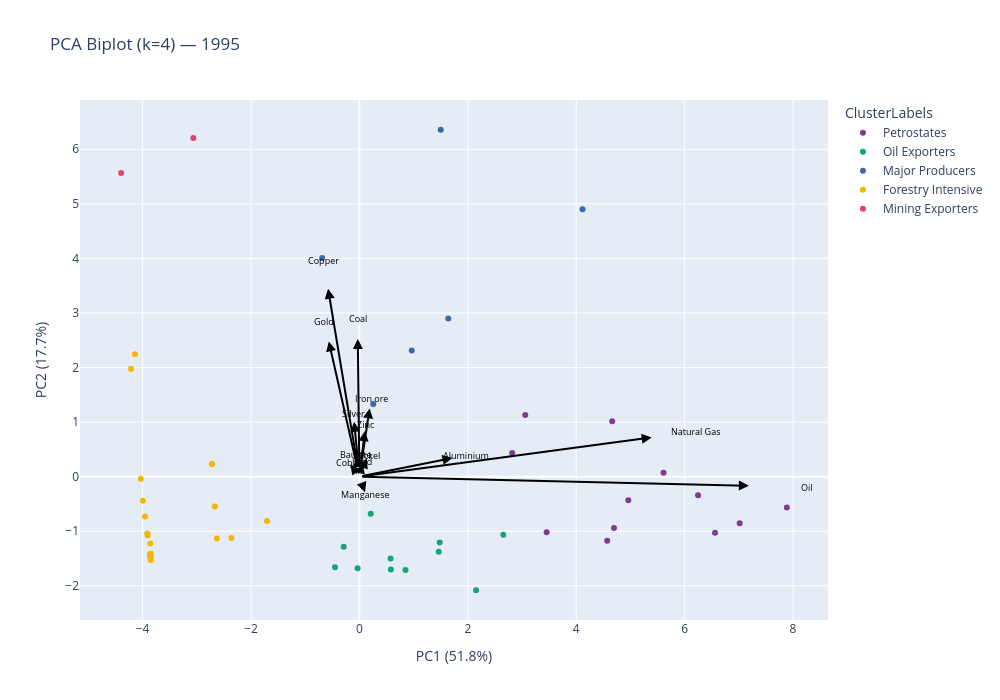

Write notebook code for a chart like this one.
### Markdown cell above
## 6. Biplot: PCA Space with Cluster Assignments

The biplot overlays cluster assignments onto the PCA space, with arrows showing the direction and strength of each resource's contribution to the principal components. This is Figure 2 in the report.

### Code cell
def create_biplot(pca_df, pca_model, feature_cols, title_suffix=""):
    """Create PCA biplot with cluster colours and loading arrows."""

    loadings_plot = pca_model.components_.T * np.sqrt(pca_model.explained_variance_)
    loadings_df = pd.DataFrame(loadings_plot[:, :2], columns=["PC1", "PC2"], index=feature_cols)
    scale_factor = 2.5
    loadings_scaled = loadings_df * scale_factor

    # Top features by combined loading magnitude
    importance = loadings_df.abs().sum(axis=1)
    top_n = min(15, len(feature_cols))
    top_feats = importance.nlargest(top_n).index

    fig = px.scatter(
        pca_df, x="PC1", y="PC2",
        color="ClusterLabels",
        hover_data=["Country", "Country Code", "Year"],
        title=f"PCA Biplot (k=4){title_suffix}",
        color_discrete_sequence=px.colors.qualitative.Bold,
    )

    for feat in top_feats:
        fig.add_annotation(
            x=loadings_scaled.loc[feat, "PC1"],
            y=loadings_scaled.loc[feat, "PC2"],
            ax=0, ay=0, xref="x", yref="y", axref="x", ayref="y",
            showarrow=True, arrowhead=2, arrowsize=1, arrowwidth=2, arrowcolor="black",
        )
        fig.add_annotation(
            x=loadings_scaled.loc[feat, "PC1"] * 1.15,
            y=loadings_scaled.loc[feat, "PC2"] * 1.15,
            text=feat, showarrow=False,
            font=dict(size=9, color="black"),
        )

    var1 = pca_model.explained_variance_ratio_[0] * 100
    var2 = pca_model.explained_variance_ratio_[1] * 100
    fig.update_layout(
        width=1000, height=700,
        xaxis_title=f"PC1 ({var1:.1f}%)",
        yaxis_title=f"PC2 ({var2:.1f}%)",
    )
    return fig


fig_biplot = create_biplot(pca_1995, pca_model_1995, feat_1995, " — 1995")
fig_biplot.show()

### Figure 1 — Plotly figure (JSON) as saved in the notebook; plotly's stock layout.template omitted (floating-point values rounded to 4 significant figures)
{"data": [{"customdata": [["Algeria", "DZA", 1995], ["Bahrain", "BHR", 1995], ["Iran, Islamic Rep.", "IRN", 1995], ["Kuwait", "KWT", 1995], ["Libya", "LBY", 1995], ["Malaysia", "MYS", 1995], ["Oman", "OMN", 1995], ["Qatar", "QAT", 1995], ["Saudi Arabia", "SAU", 1995], ["Trinidad and Tobago", "TTO", 1995], ["United Arab Emirates", "ARE", 1995], ["Venezuela, RB", "VEN", 1995]], "hovertemplate": "ClusterLabels=Petrostates<br>PC1=%{x}<br>PC2=%{y}<br>Country=%{customdata[0]}<br>Country Code=%{customdata[1]}<br>Year=%{customdata[2]}<extra></extra>", "legendgroup": "Petrostates", "marker": {"color": "rgb(127, 60, 141)", "symbol": "circle"}, "mode": "markers", "name": "Petrostates", "orientation": "v", "showlegend": true, "type": "scatter", "x": [3.454, 6.248, 3.059, 6.56, 4.571, 2.818, 4.96, 7.016, 5.61, 4.697, 7.885, 4.664], "xaxis": "x", "y": [-1.018, -0.3393, 1.131, -1.028, -1.176, 0.4346, -0.4329, -0.8513, 0.07074, -0.941, -0.5635, 1.015], "yaxis": "y"}, {"customdata": [["Angola", "AGO", 1995], ["Azerbaijan", "AZE", 1995], ["Cameroon", "CMR", 1995], ["Congo, Rep.", "COG", 1995], ["Ecuador", "ECU", 1995], ["Egypt, Arab Rep.", "EGY", 1995], ["Equatorial Guinea", "GNQ", 1995], ["Gabon", "GAB", 1995], ["Iraq", "IRQ", 1995], ["Nigeria", "NGA", 1995], ["Yemen, Rep.", "YEM", 1995]], "hovertemplate": "ClusterLabels=Oil Exporters<br>PC1=%{x}<br>PC2=%{y}<br>Country=%{customdata[0]}<br>Country Code=%{customdata[1]}<br>Year=%{customdata[2]}<extra></extra>", "legendgroup": "Oil Exporters", "marker": {"color": "rgb(17, 165, 121)", "symbol": "circle"}, "mode": "markers", "name": "Oil Exporters", "orientation": "v", "showlegend": true, "type": "scatter", "x": [0.5801, 2.655, -0.2903, 0.8509, 0.2087, 1.481, -0.4502, 2.152, 1.464, 0.5741, -0.0333], "xaxis": "x", "y": [-1.701, -1.062, -1.286, -1.711, -0.6796, -1.207, -1.66, -2.081, -1.374, -1.497, -1.676], "yaxis": "y"}, {"customdata": [["Bolivia", "BOL", 1995], ["Indonesia", "IDN", 1995], ["Kazakhstan", "KAZ", 1995], ["Papua New Guinea", "PNG", 1995], ["Russian Federation", "RUS", 1995], ["Uzbekistan", "UZB", 1995]], "hovertemplate": "ClusterLabels=Major Producers<br>PC1=%{x}<br>PC2=%{y}<br>Country=%{customdata[0]}<br>Country Code=%{customdata[1]}<br>Year=%{customdata[2]}<extra></extra>", "legendgroup": "Major Producers", "marker": {"color": "rgb(57, 105, 172)", "symbol": "circle"}, "mode": "markers", "name": "Major Producers", "orientation": "v", "showlegend": true, "type": "scatter", "x": [0.2556, 0.9652, 1.5, -0.6867, 4.117, 1.64], "xaxis": "x", "y": [1.334, 2.312, 6.358, 4.007, 4.903, 2.897], "yaxis": "y"}, {"customdata": [["Burkina Faso", "BFA", 1995], ["Congo, Dem. Rep.", "COD", 1995], ["Cote d'Ivoire", "CIV", 1995], ["Ethiopia", "ETH", 1995], ["Ghana", "GHA", 1995], ["Guinea", "GIN", 1995], ["Kenya", "KEN", 1995], ["Lao PDR", "LAO", 1995], ["Liberia", "LBR", 1995], ["Madagascar", "MDG", 1995], ["Malawi", "MWI", 1995], ["Mali", "MLI", 1995], ["Mozambique", "MOZ", 1995], ["Myanmar", "MMR", 1995], ["Niger", "NER", 1995], ["Tanzania", "TZA", 1995], ["Uganda", "UGA", 1995], ["Viet Nam", "VNM", 1995], ["Zambia", "ZMB", 1995], ["Zimbabwe", "ZWE", 1995]], "hovertemplate": "ClusterLabels=Forestry Intensive<br>PC1=%{x}<br>PC2=%{y}<br>Country=%{customdata[0]}<br>Country Code=%{customdata[1]}<br>Year=%{customdata[2]}<extra></extra>", "legendgroup": "Forestry Intensive", "marker": {"color": "rgb(242, 183, 1)", "symbol": "circle"}, "mode": "markers", "name": "Forestry Intensive", "orientation": "v", "showlegend": true, "type": "scatter", "x": [-3.908, -2.666, -2.63, -3.862, -2.721, -4.033, -3.852, -3.849, -3.954, -3.85, -3.848, -3.993, -3.859, -2.359, -3.857, -3.856, -3.913, -1.703, -4.213, -4.14], "xaxis": "x", "y": [-1.079, -0.5443, -1.131, -1.42, 0.2312, -0.03777, -1.494, -1.408, -0.7315, -1.526, -1.499, -0.439, -1.447, -1.124, -1.222, -1.443, -1.04, -0.8125, 1.979, 2.241], "yaxis": "y"}, {"customdata": [["Chile", "CHL", 1995], ["Mongolia", "MNG", 1995]], "hovertemplate": "ClusterLabels=Mining Exporters<br>PC1=%{x}<br>PC2=%{y}<br>Country=%{customdata[0]}<br>Country Code=%{customdata[1]}<br>Year=%{customdata[2]}<extra></extra>", "legendgroup": "Mining Exporters", "marker": {"color": "rgb(231, 63, 116)", "symbol": "circle"}, "mode": "markers", "name": "Mining Exporters", "orientation": "v", "showlegend": true, "type": "scatter", "x": [-3.064, -4.395], "xaxis": "x", "y": [6.206, 5.564], "yaxis": "y"}], "layout": {"annotations": [{"arrowcolor": "black", "arrowhead": 2, "arrowsize": 1, "arrowwidth": 2, "ax": 0, "axref": "x", "ay": 0, "ayref": "y", "showarrow": true, "x": 7.185, "xref": "x", "y": -0.166, "yref": "y"}, {"font": {"color": "black", "size": 9}, "showarrow": false, "text": "Oil", "x": 8.263, "y": -0.1909}, {"arrowcolor": "black", "arrowhead": 2, "arrowsize": 1, "arrowwidth": 2, "ax": 0, "axref": "x", "ay": 0, "ayref": "y", "showarrow": true, "x": 5.391, "xref": "x", "y": 0.7189, "yref": "y"}, {"font": {"color": "black", "size": 9}, "showarrow": false, "text": "Natural Gas", "x": 6.2, "y": 0.8267}, {"arrowcolor": "black", "arrowhead": 2, "arrowsize": 1, "arrowwidth": 2, "ax": 0, "axref": "x", "ay": 0, "ayref": "y", "showarrow": true, "x": -0.5778, "xref": "x", "y": 3.445, "yref": "y"}, {"font": {"color": "black", "size": 9}, "showarrow": false, "text": "Copper", "x": -0.6645, "y": 3.961}, {"arrowcolor": "black", "arrowhead": 2, "arrowsize": 1, "arrowwidth": 2, "ax": 0, "axref": "x", "ay": 0, "ayref": "y", "showarrow": true, "x": -0.5645, "xref": "x", "y": 2.479, "yref": "y"}, {"font": {"color": "black", "size": 9}, "showarrow": false, "text": "Gold", "x": -0.6492, "y": 2.85}, {"arrowcolor": "black", "arrowhead": 2, "arrowsize": 1, "arrowwidth": 2, "ax": 0, "axref": "x", "ay": 0, "ayref": "y", "showarrow": true, "x": -0.02926, "xref": "x", "y": 2.524, "yref": "y"}, {"font": {"color": "black", "size": 9}, "showarrow": false, "text": "Coal", "x": -0.03365, "y": 2.902}, {"arrowcolor": "black", "arrowhead": 2, "arrowsize": 1, "arrowwidth": 2, "ax": 0, "axref": "x", "ay": 0, "ayref": "y", "showarrow": true, "x": 1.717, "xref": "x", "y": 0.3427, "yref": "y"}, {"font": {"color": "black", "size": 9}, "showarrow": false, "text": "Aluminium", "x": 1.975, "y": 0.3941}, {"arrowcolor": "black", "arrowhead": 2, "arrowsize": 1, "arrowwidth": 2, "ax": 0, "axref": "x", "ay": 0, "ayref": "y", "showarrow": true, "x": 0.1884, "xref": "x", "y": 1.252, "yref": "y"}, {"font": {"color": "black", "size": 9}, "showarrow": false, "text": "Iron ore", "x": 0.2166, "y": 1.439}, {"arrowcolor": "black", "arrowhead": 2, "arrowsize": 1, "arrowwidth": 2, "ax": 0, "axref": "x", "ay": 0, "ayref": "y", "showarrow": true, "x": -0.09732, "xref": "x", "y": 1.007, "yref": "y"}, {"font": {"color": "black", "size": 9}, "showarrow": false, "text": "Silver", "x": -0.1119, "y": 1.158}, {"arrowcolor": "black", "arrowhead": 2, "arrowsize": 1, "arrowwidth": 2, "ax": 0, "axref": "x", "ay": 0, "ayref": "y", "showarrow": true, "x": 0.09973, "xref": "x", "y": 0.8326, "yref": "y"}, {"font": {"color": "black", "size": 9}, "showarrow": false, "text": "Zinc", "x": 0.1147, "y": 0.9575}, {"arrowcolor": "black", "arrowhead": 2, "arrowsize": 1, "arrowwidth": 2, "ax": 0, "axref": "x", "ay": 0, "ayref": "y", "showarrow": true, "x": 0.1373, "xref": "x", "y": 0.337, "yref": "y"}, {"font": {"color": "black", "size": 9}, "showarrow": false, "text": "Nickel", "x": 0.1579, "y": 0.3876}, {"arrowcolor": "black", "arrowhead": 2, "arrowsize": 1, "arrowwidth": 2, "ax": 0, "axref": "x", "ay": 0, "ayref": "y", "showarrow": true, "x": -0.05148, "xref": "x", "y": 0.3612, "yref": "y"}, {"font": {"color": "black", "size": 9}, "showarrow": false, "text": "Bauxite", "x": -0.0592, "y": 0.4153}, {"arrowcolor": "black", "arrowhead": 2, "arrowsize": 1, "arrowwidth": 2, "ax": 0, "axref": "x", "ay": 0, "ayref": "y", "showarrow": true, "x": -0.1666, "xref": "x", "y": 0.2233, "yref": "y"}, {"font": {"color": "black", "size": 9}, "showarrow": false, "text": "Cobalt", "x": -0.1916, "y": 0.2567}, {"arrowcolor": "black", "arrowhead": 2, "arrowsize": 1, "arrowwidth": 2, "ax": 0, "axref": "x", "ay": 0, "ayref": "y", "showarrow": true, "x": 0.1043, "xref": "x", "y": -0.2837, "yref": "y"}, {"font": {"color": "black", "size": 9}, "showarrow": false, "text": "Manganese", "x": 0.12, "y": -0.3263}, {"arrowcolor": "black", "arrowhead": 2, "arrowsize": 1, "arrowwidth": 2, "ax": 0, "axref": "x", "ay": 0, "ayref": "y", "showarrow": true, "x": 0.04728, "xref": "x", "y": 0.2437, "yref": "y"}, {"font": {"color": "black", "size": 9}, "showarrow": false, "text": "Lead", "x": 0.05437, "y": 0.2803}, {"arrowcolor": "black", "arrowhead": 2, "arrowsize": 1, "arrowwidth": 2, "ax": 0, "axref": "x", "ay": 0, "ayref": "y", "showarrow": true, "x": -0.04432, "xref": "x", "y": 0.1012, "yref": "y"}, {"font": {"color": "black", "size": 9}, "showarrow": false, "text": "Tin", "x": -0.05097, "y": 0.1164}], "height": 700, "legend": {"title": {"text": "ClusterLabels"}, "tracegroupgap": 0}, "title": {"text": "PCA Biplot (k=4) — 1995"}, "width": 1000, "xaxis": {"anchor": "y", "domain": [0, 1], "title": {"text": "PC1 (51.8%)"}}, "yaxis": {"anchor": "x", "domain": [0, 1], "title": {"text": "PC2 (17.7%)"}}}}
